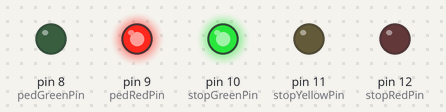
The sketch below on a simulated Arduino Uno, built with avr-gcc and run on an emulated ATmega328P. Parts: output pins drawn as LEDs (lit = HIGH).

Above: at 2.5 s.
At 6.0 s:
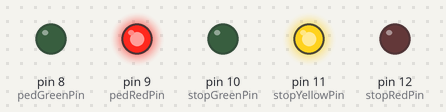
At 7.5 s:
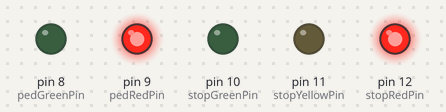
At 10.5 s:
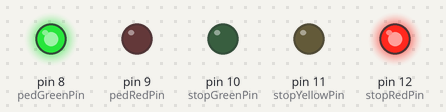
Timing chart, 0 to 16.9 s (numbered marks = the images above):
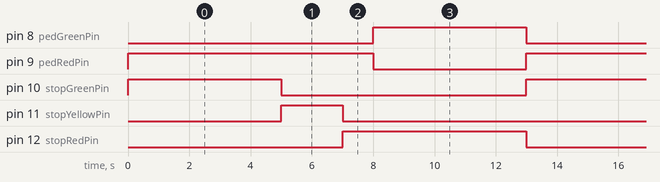

Measured:
- by itself, pin 8 (pedGreenPin), pin 10 (stopGreenPin): alternates HIGH for 5.0 s and LOW for 8.0 s
- by itself, pin 9 (pedRedPin): alternates HIGH for 8.0 s and LOW for 5.0 s
- by itself, pin 11 (stopYellowPin): alternates HIGH for 2.0 s and LOW for 11.0 s
- by itself, pin 12 (stopRedPin): alternates HIGH for 6.0 s and LOW for 7.0 s

The sketch:

TrafficLightAuto.ino
```cpp
/*auto cycle after 5 seconds
 * Basic Traffic Light
 * Clayton Walker
 */

//setup LEDs
int stopRedPin = 12;
int stopYellowPin = 11;
int stopGreenPin = 10;
int pedRedPin = 9;
int pedGreenPin = 8;

void setup() {
  // setup pin modules
  pinMode(stopRedPin, OUTPUT);
  pinMode(stopYellowPin, OUTPUT);
  pinMode(stopGreenPin, OUTPUT);
  pinMode(pedRedPin, OUTPUT);
  pinMode(pedGreenPin, OUTPUT);

  //Traffic Light Green by default
  digitalWrite(stopGreenPin, HIGH);
  //Pedestrian Light Red by default
  digitalWrite(pedRedPin, HIGH);

}

void loop() {
  // wait 5 seconds, then start cycle
  delay(5000);
  stoplight();
}

void stoplight(){
  //go through cycle - turn off Green Light, Turn light yellow for 2 seconds,
  //turn yellow off, turn on red
  digitalWrite(stopGreenPin, LOW);
  digitalWrite(stopYellowPin, HIGH);
  delay(2000);
  digitalWrite(stopYellowPin, LOW);
  digitalWrite(stopRedPin, HIGH);
  pedestrian();
}

void pedestrian(){
  //wait for cars to pass through intersection,
  //turn off red ped light, and turn on green ped light for 5 sec
  delay(1000);
  digitalWrite(pedRedPin, LOW);
  digitalWrite(pedGreenPin, HIGH);
  delay(5000);
  //turn off green ped light and turn back on red ped light
  digitalWrite(pedGreenPin, LOW);
  digitalWrite(pedRedPin, HIGH);

  //turn off red ped light
  digitalWrite(stopRedPin, LOW);
  //turn on green stoplight
  digitalWrite(stopGreenPin, HIGH);
}
```
